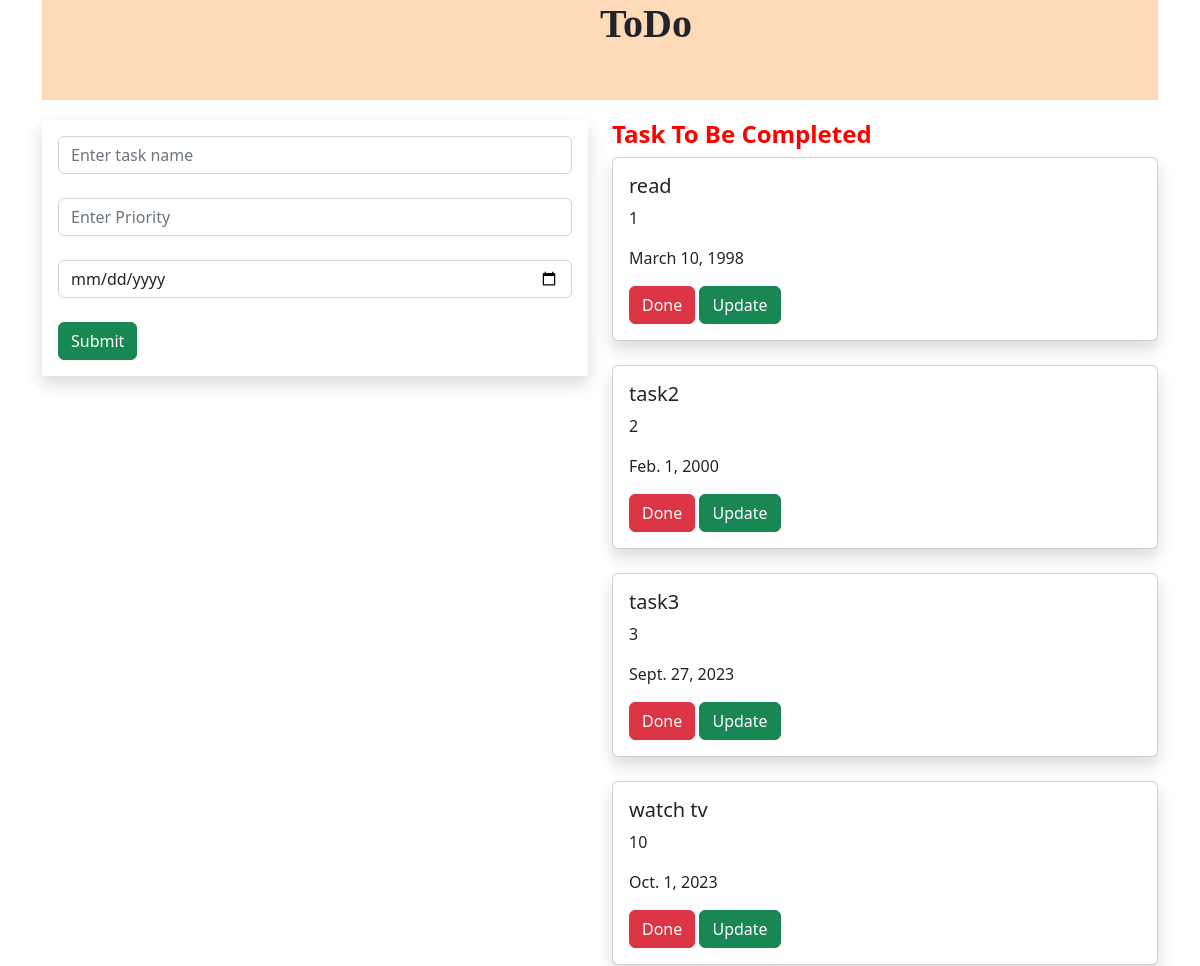
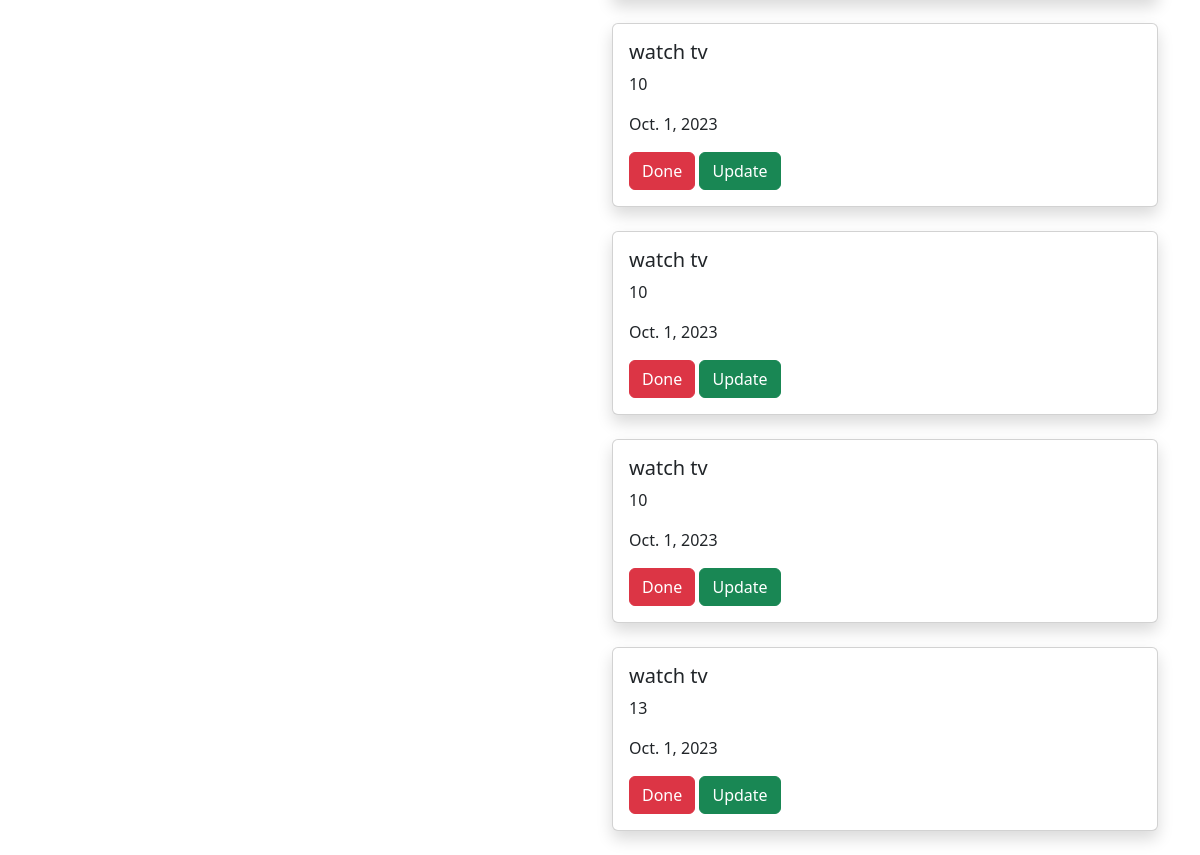
The page / on the database its author committed (2 pictures, top to bottom).
### todoapp/models.py (models this page shows, shortened)
class Task(models.Model):
    name=models.CharField(max_length=250)
    priority=models.IntegerField()
    date=models.DateField()

### todoapp/views.py (the view)
# urls.py: path('',views.home,name="home"),
def home(request):
    task1=Task.objects.all()
    if request.method=="POST":
        name =request.POST.get('tname','')
        priority=request.POST.get('priority','')
        date=request.POST.get('date','')
        task=Task(name=name,priority=priority,date=date)
        task.save()
    return render(request,"home.html",{'task1':task1})

### templates/home.html (shortened to what this page needs)
{% extends 'base.html' %}
{%block content%}
<div class="container">
    <div class="col-md-12">
        <div class="banner">
           <div class="banner-title">
               <h1><b>ToDo</b></h1>
           </div>
        </div>
    </div>
</div>
<div class="container">
    <div class="row">
        <div class="col-md-6">
   <form method="post" class="p-3 shadow">
       <div class="form-group">
        <input type="text" name="tname" class="form-control" placeholder="Enter task name"><br>
       </div>
        <div class="form-group">
        <input type="text" name="priority" class="form-control" placeholder="Enter Priority"><br>
       </div>
       <div class="form-group">
        <input type="date" name="date" class="form-control" ><br>
       </div>
<input type="submit" class="btn btn-success">
</form>
            </div>
        <div class="col-md-6">
            <h4><b style="color:red">Task To Be Completed</b></h4>
            {% for i in task1 %}
            <div class=" shadow card" >
  <div class="card-body">
    <h5 class="card-title">{{i.name}}</h5>
    <p class="card-text">{{i.priority}}</p>
      <p class="card-text">{{i.date}}</p>
    <a class="btn btn-danger" href="{% url 'todoapp:delete' i.id %}">Done</a>
       <a class="btn btn-success" href="{% url 'todoapp:update' i.id %}">Update</a>
  </div>
</div><br>
            {% endfor %}
        </div>
    </div>
</div>
{%endblock%}

### templates/base.html (shortened to what this page needs)
{% load static %}
<!DOCTYPE html>
<html lang="en">
<head>
     <link rel="stylesheet" href="{% static 'style.css' %}">
 <link rel="stylesheet" href="https://cdn.jsdelivr.net/npm/bootstrap@5.2.3/dist/css/bootstrap.min.css">
</head>
<body>
{%block content%}
{%endblock%}
</body>
</html>

### static/style.css (style rules this page uses)
.banner { background-color:PeachPuff; width:100%; height:100px; margin-bottom:20px; }
.banner-title { font-family:Cursive; left:50%; position:absolute; transform:transform; }

### rows shown on the page
Task: name "read", priority "1", date "March 10, 1998"
Task: name "task2", priority "2", date "Feb. 1, 2000"
Task: name "task3", priority "3", date "Sept. 27, 2023"
Task: name "watch tv", priority "10", date "Oct. 1, 2023"
Task: name "watch tv", priority "10", date "Oct. 1, 2023"
Task: name "watch tv", priority "10", date "Oct. 1, 2023"
Task: name "watch tv", priority "10", date "Oct. 1, 2023"
Task: name "watch tv", priority "13", date "Oct. 1, 2023"
